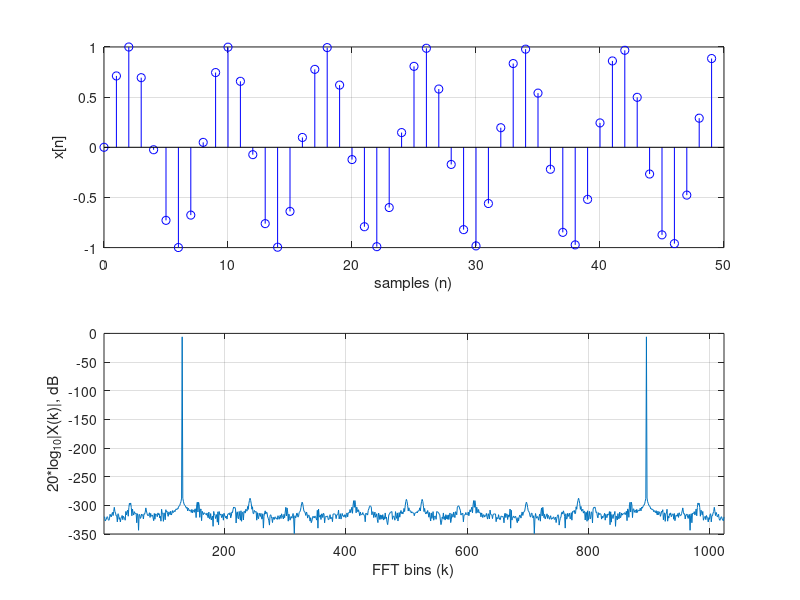

MATLAB code to generate this figure:
%%%%%%%%%%%%%%%%%%%%%%%%%%%%%%%%%%%%%%%%%%%%%%%%%%%% 
% FFT Demo 1
% Sampled sine signal and its spectrum
% Vishal Saxena 2010
%%%%%%%%%%%%%%%%%%%%%%%%%%%%%%%%%%%%%%%%%%%%%%%%%%%% 
clear all; clc; close all;

%% Define params

ampl = 1;       % Amplitude

Nfft = 2^10;    % Record length or FFT size
tone_bin = 129;  % prime wrt Nfft 
t = [0:Nfft-1];
norm = Nfft;  % FFT normalizing coeff

x = ampl*sin(2*pi*tone_bin/Nfft*t);
X = fft(x)/norm;
XdB = 20*log10(abs(X));

numOfSamples = 50; 
n=1:numOfSamples;

figure(1)
subplot(2,1,1)
stem(t(n), x(n), 'b');
grid on;
xlabel('samples (n)'), ylabel('x[n]')
% legend('x[n]');

subplot(2,1,2)
plot(XdB);
grid on; xlim([1 Nfft]);
xlabel('FFT bins (k)'); ylabel('20*log_{10}|X(k)|, dB'); 
% legend('X[k]');

